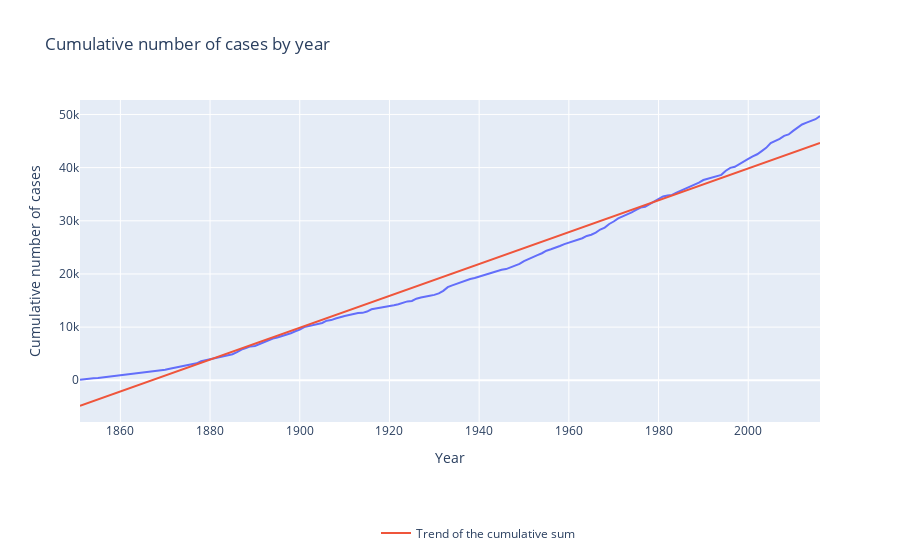

Source (notebook cell):
### Code cell
# Plot the augmentation of cases since the beginning
count['cumsum'] = count['count'].cumsum()
fig = px.line(count, x='year', y='cumsum', title='Cumulative number of cases by year')
trend_cumsum = np.polyfit(count['year'], count['cumsum'], 1)
fig.add_trace(go.Scatter(x=count['year'], y=trend_cumsum[0]*count['year']+trend_cumsum[1], mode='lines', name='Trend of the cumulative sum'))
fig.update_layout(legend=dict(x=0.4, y=-0.3, orientation='h'))
fig.update_xaxes(title_text='Year')
fig.update_yaxes(title_text='Cumulative number of cases')
fig.show()

### Figure 1 — Plotly figure (JSON) as saved in the notebook; plotly's stock layout.template omitted (floating-point values rounded to 4 significant figures; data arrays with more than 128 entries replaced by an {"elided": "..."} marker saying what was removed)
{"data": [{"hovertemplate": "year=%{x}<br>cumsum=%{y}<extra></extra>", "legendgroup": "", "line": {"color": "#636efa", "dash": "solid"}, "marker": {"symbol": "circle"}, "mode": "lines", "name": "", "orientation": "v", "showlegend": false, "type": "scatter", "x": {"elided": "166 int values"}, "xaxis": "x", "y": {"elided": "166 int values"}, "yaxis": "y"}, {"mode": "lines", "name": "Trend of the cumulative sum", "type": "scatter", "x": {"elided": "166 int values"}, "y": {"elided": "166 float values"}}], "layout": {"legend": {"orientation": "h", "tracegroupgap": 0, "x": 0.4, "y": -0.3}, "title": {"text": "Cumulative number of cases by year"}, "xaxis": {"anchor": "y", "domain": [0, 1], "title": {"text": "Year"}}, "yaxis": {"anchor": "x", "domain": [0, 1], "title": {"text": "Cumulative number of cases"}}}}
